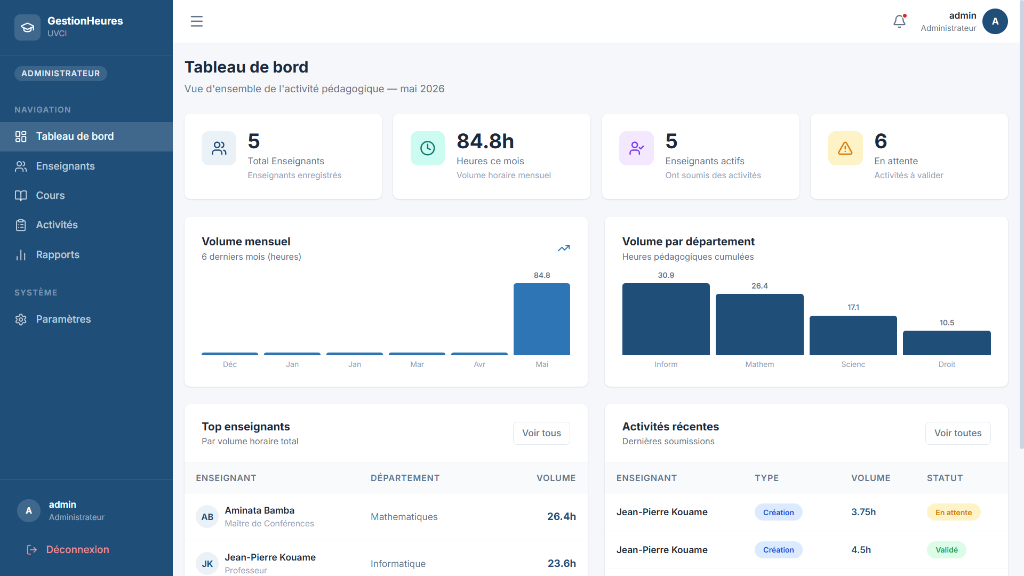
#> input picture assets/admin_dashboard_full.png, 1024 x 576 px, found by its file name
$ python crop_images_v2.py
#> lines starting #> are read from the running program, lines starting #| are printed output that depends on the picture
import os
import glob
from PIL import Image

# Re-copy originals
commands = [
    "cp /home/dev/.gemini/antigravity/brain/fb405462-c0cd-40f3-976a-313fe8c0555c/media__1778971841384.png /home/dev/projects/projet_UVCI/assets/admin_cours.png",
    "cp /home/dev/.gemini/antigravity/brain/fb405462-c0cd-40f3-976a-313fe8c0555c/media__1778971815519.png /home/dev/projects/projet_UVCI/assets/admin_dashboard_full.png",
    "cp /home/dev/.gemini/antigravity/brain/fb405462-c0cd-40f3-976a-313fe8c0555c/media__1778977065206.png /home/dev/projects/projet_UVCI/assets/admin_saisie_full.png",
    "cp /home/dev/.gemini/antigravity/brain/fb405462-c0cd-40f3-976a-313fe8c0555c/media__1778973497627.png /home/dev/projects/projet_UVCI/assets/secretaire_dashboard_full.png",
    "cp /home/dev/.gemini/antigravity/brain/fb405462-c0cd-40f3-976a-313fe8c0555c/media__1778973518984.png /home/dev/projects/projet_UVCI/assets/secretaire_enseignants_full.png",
    "cp /home/dev/.gemini/antigravity/brain/fb405462-c0cd-40f3-976a-313fe8c0555c/media__1778977190085.png /home/dev/projects/projet_UVCI/assets/secretaire_saisie_full.png",
    "cp /home/dev/.gemini/antigravity/brain/fb405462-c0cd-40f3-976a-313fe8c0555c/media__1778977225460.png /home/dev/projects/projet_UVCI/assets/secretaire_rapports_full.png",
    "cp /home/dev/.gemini/antigravity/brain/fb405462-c0cd-40f3-976a-313fe8c0555c/media__1778973713195.png /home/dev/projects/projet_UVCI/assets/enseignant_dashboard_full.png",
    "cp /home/dev/.gemini/antigravity/brain/fb405462-c0cd-40f3-976a-313fe8c0555c/media__1778976725426.png /home/dev/projects/projet_UVCI/assets/enseignant_activites_full.png",
    "cp /home/dev/.gemini/antigravity/brain/fb405462-c0cd-40f3-976a-313fe8c0555c/media__1778976791533.png /home/dev/projects/projet_UVCI/assets/enseignant_recap_full.png",
    "cp /home/dev/.gemini/antigravity/brain/fb405462-c0cd-40f3-976a-313fe8c0555c/media__1778973994384.png /home/dev/projects/projet_UVCI/assets/resultat_excel.png",
    "cp /home/dev/.gemini/antigravity/brain/fb405462-c0cd-40f3-976a-313fe8c0555c/media__1778974104441.png /home/dev/projects/projet_UVCI/assets/resultat_pdf.png"
]

for cmd in commands:
    os.system(cmd)

assets_dir = "/home/dev/projects/projet_UVCI/assets"
images_to_crop = [
    "admin_dashboard_full.png",
    "admin_cours.png",
    "admin_saisie_full.png",
    "secretaire_dashboard_full.png",
    "secretaire_enseignants_full.png",
    "secretaire_saisie_full.png",
    "secretaire_rapports_full.png",
    "enseignant_dashboard_full.png",
    "enseignant_activites_full.png",
    "enseignant_recap_full.png"
]

for img_name in images_to_crop:
    img_path = os.path.join(assets_dir, img_name)
    if not os.path.exists(img_path):
        continue
    try:
        with Image.open(img_path) as img:
#> img is the input picture: PIL image 1024x576 RGBA; mean R, G, B, A 204.5, 214.9, 224.7, 255
            width, height = img.size
#> width = 1024; height = 576
            if width == 1024 and height == 576:
                # 145px top to remove tabs, url, bookmarks, and the extra bar
                # 45px bottom to remove the windows taskbar
                top_crop = 145
                bottom_crop = 45

                cropped_img = img.crop((0, top_crop, width, height - bottom_crop))
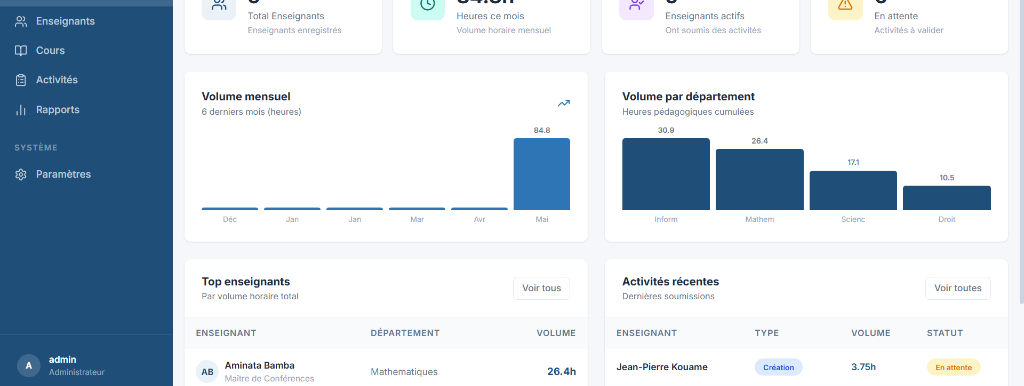
#> cropped_img: PIL image 1024x386 RGBA; mean R, G, B, A 200.8, 212.2, 222.7, 255
#> pass 3 of the loop `for img_name in images_to_crop:`:
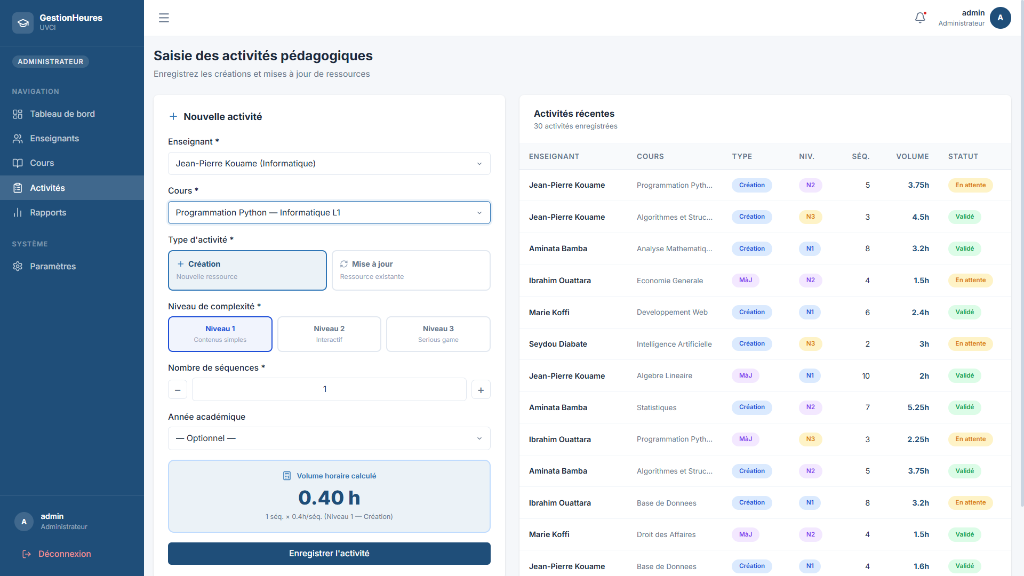
#> input picture assets/admin_saisie_full.png, 1024 x 576 px, found by its file name
#> img is the input picture: PIL image 1024x576 RGBA; mean R, G, B, A 214.3, 222.7, 230.4, 255
#> `cropped_img = img.crop((0, top_crop, width, height - bottom_crop))`:
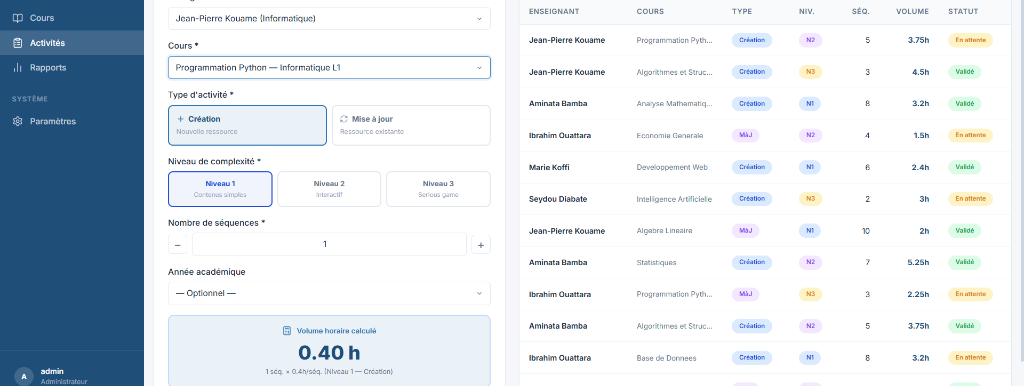
#> cropped_img: PIL image 1024x386 RGBA; mean R, G, B, A 216.6, 224.6, 231.8, 255
#> the loop made 10 passes; the first 3 are shown
                cropped_img.save(img_path)
                print(f"Aggressively cropped {img_name}")
    except Exception as e:
        print(f"Error {img_name}: {e}")
